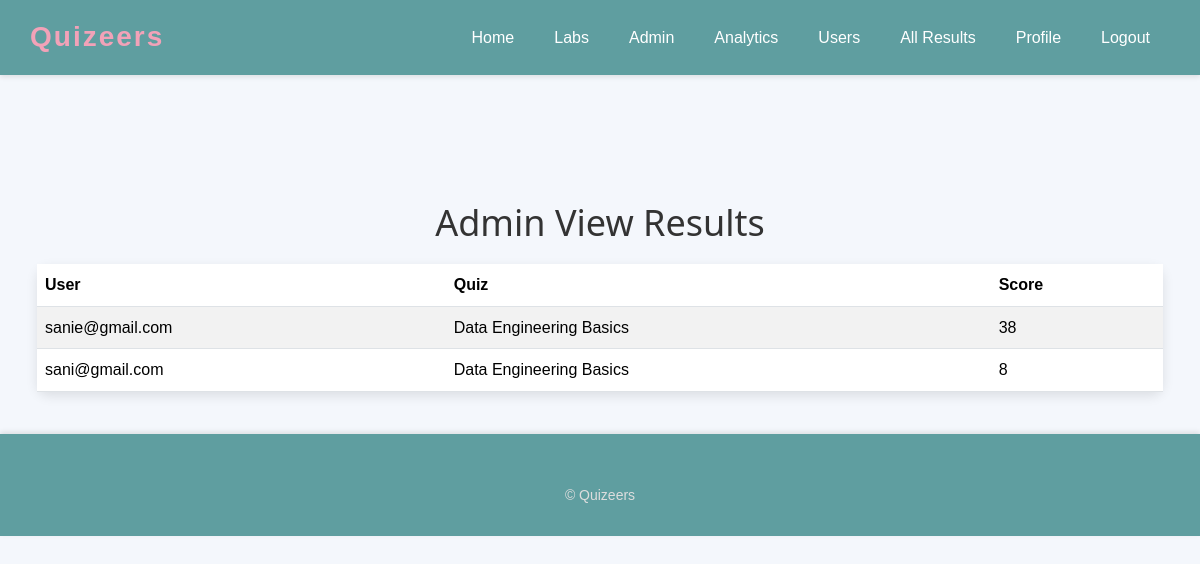
The page /admin/results (signed in) on the database as committed earlier.
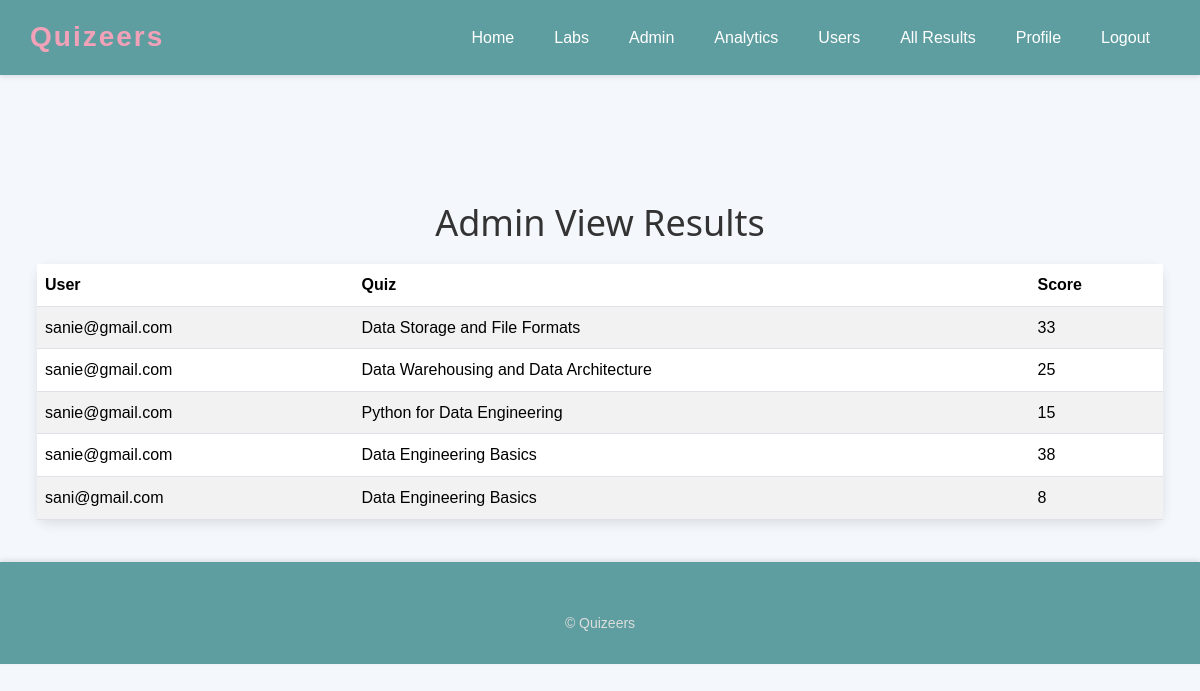
The same page on the database as committed later.
### app.py (models this page shows, shortened)
class Result(db.Model):
    id = db.Column(db.Integer, primary_key=True)
    user_id = db.Column(db.Integer, db.ForeignKey("user.id"), nullable=False)
    quiz_id = db.Column(db.Integer, db.ForeignKey("quiz.id"), nullable=False)
    score = db.Column(db.Integer, nullable=False)  # percentage, 0-100
    created_at = db.Column(db.DateTime, default=lambda: datetime.now(timezone.utc))
    user = db.relationship("User")
    quiz = db.relationship("Quiz")

class User(UserMixin, db.Model):
    id = db.Column(db.Integer, primary_key=True)
    email = db.Column(db.String(255), unique=True, nullable=False)
    password_hash = db.Column(db.String(255), nullable=False)
    is_admin = db.Column(db.Boolean, default=False)
    created_at = db.Column(db.DateTime, default=lambda: datetime.now(timezone.utc))

class Quiz(db.Model):
    id = db.Column(db.Integer, primary_key=True)
    title = db.Column(db.String(255), nullable=False)
    description = db.Column(db.Text, default="")
    is_deleted = db.Column(db.Boolean, default=False)
    category = db.Column(db.String(100), default="General")
    difficulty = db.Column(db.String(20), default="Medium")
    time_limit_minutes = db.Column(db.Integer, nullable=True)
    max_attempts = db.Column(db.Integer, nullable=True)
    shuffle_questions = db.Column(db.Boolean, default=True)
    questions = db.relationship(
        "Question", backref="quiz", lazy=True, cascade="all, delete-orphan"
    )

### app.py (the view)
@app.route("/admin/results")
@admin_required
def admin_view_results():
    results = Result.query.order_by(Result.created_at.desc()).all()
    return render_template("admin_view_results.html", results=results)

### app.py (called while the page is built)
@login_manager.user_loader
def load_user(user_id):
    return db.session.get(User, int(user_id))

def admin_required(view):
    @wraps(view)
    def wrapped(*args, **kwargs):
        if not current_user.is_authenticated or not current_user.is_admin:
            flash("Admin access required.", "error")
            return redirect(url_for("home"))
        return view(*args, **kwargs)
    return wrapped

### templates/admin_view_results.html (shortened to what this page needs)
{% extends "base.html" %}
{% block content %}
    <div class="container">
        <h2>Admin View Results</h2>
        <table class="table table-striped">
            <thead>
                <tr>
                    <th>User</th>
                    <th>Quiz</th>
                    <th>Score</th>
                </tr>
            </thead>
            <tbody>
                {% for result in results %}
                    <tr>
                        <td>{{ result.user.email }}</td>
                        <td>{{ result.quiz.title }}</td>
                        <td>{{ result.score }}</td>
                    </tr>
                {% endfor %}
            </tbody>
        </table>
    </div>
{% endblock %}

### templates/base.html (shortened to what this page needs)
<!DOCTYPE html>
<html lang="en">
<head>
    <link rel="stylesheet" href="https://cdn.jsdelivr.net/npm/bootstrap@5.3.3/dist/css/bootstrap.min.css">
    <link rel="stylesheet" href="{{ url_for('static', filename='css/styles.css') }}">
</head>
<body>
    <header>
        <div id="container">
            <div class="logo">Quizeers</div>
            <nav class="menu">
                <ul>
                    <li><a href="{{ url_for('quizzes.home') }}">Home</a></li>
                    {% if current_user.is_authenticated %}
                        <li><a href="{{ url_for('labs.labs_overview') }}">Labs</a></li>
                        {% if current_user.is_admin %}
                            <li><a href="{{ url_for('admin.admin_panel') }}">Admin</a></li>
                            <li><a href="{{ url_for('analytics.admin_analytics') }}">Analytics</a></li>
                            <li><a href="{{ url_for('admin.admin_users') }}">Users</a></li>
                            <li><a href="{{ url_for('admin.admin_view_results') }}">All Results</a></li>
                        {% else %}
                            <li><a href="{{ url_for('quizzes.user_view_results') }}">My Results</a></li>
                        {% endif %}
                        <li><a href="{{ url_for('quizzes.profile') }}">Profile</a></li>
                        <li><a href="{{ url_for('auth.logout') }}">Logout</a></li>
                    {% else %}
                        <li><a href="{{ url_for('auth.login') }}">Login</a></li>
                        <li><a href="{{ url_for('auth.register') }}">Register</a></li>
                    {% endif %}
                </ul>
            </nav>
        </div>
    </header>
    <main>
        <div class="container" style="padding: 20px;">
            {% block content %}{% endblock %}
        </div>
    </main>
    <footer>
        <div class="copy">
            <p>&copy; Quizeers</p>
        </div>
    </footer>
</body>
</html>

### static/css/styles.css (style rules this page uses)
body { font-family: 'Segoe UI', Tahoma, Geneva, Verdana, sans-serif; margin: 0; padding: 0; background-color: #f8f9fa; line-height: 1.6; }
header { background-color: #5f9ea0; color: white; padding: 15px 0; box-shadow: 0 2px 5px rgba(0, 0, 0, 0.1); }
header #container { display: flex; justify-content: space-between; align-items: center; padding: 0 30px; }
header .logo { font-size: 28px; font-weight: bold; letter-spacing: 2px; color: #f2a2b8; }
header .menu ul { list-style-type: none; display: flex; margin: 0; padding: 0; }
header .menu ul li { margin: 0 20px; }
header .menu ul li a { text-decoration: none; color: white; font-size: 16px; font-weight: 500; transition: color 0.3s ease; }
main { text-align: center; padding: 6px 5px; }
main h2 { font-size: 36px; color: #333; margin-bottom: 10px; font-weight: 400; }
footer { background-color: #5f9ea0; color: white; padding: 30px; display: flex; justify-content: space-between; flex-wrap: wrap; box-shadow: 0 -2px 5px rgba(0, 0, 0, 0.1); }
footer .copy { text-align: center; margin-top: 20px; width: 100%; }
footer .copy p { margin: 0; font-size: 14px; color: #ddd; }

### templates/admin_view_results.html (style rules this page uses)
body { background-color: #f4f7fc; font-family: 'Arial', sans-serif; color: #333; }
.container { max-width: 1200px; margin-top: 50px; }
h2 { font-family: 'Segoe UI', Tahoma, Geneva, Verdana, sans-serif; font-weight: 700; color: #5f9ea0; text-align: center; margin-bottom: 30px; }
table { width: 100%; margin: 20px 0; border-collapse: collapse; }
th, td { padding: 15px; text-align: left; font-size: 1rem; }
th { background-color: #5f9ea0; color: white; font-weight: bold; }
tr:nth-child(even) { background-color: #f9f9f9; }
.table-striped { border-radius: 12px; box-shadow: 0 4px 12px rgba(0, 0, 0, 0.1); }

Rows that differ between the two databases and show on the page:
added Result: user.email "sanie@gmail.com", quiz "Data Storage and File Formats", score "33"
added Result: user.email "sanie@gmail.com", quiz "Data Warehousing and Data Architecture", score "25"
added Result: user.email "sanie@gmail.com", quiz "Python for Data Engineering", score "15"
